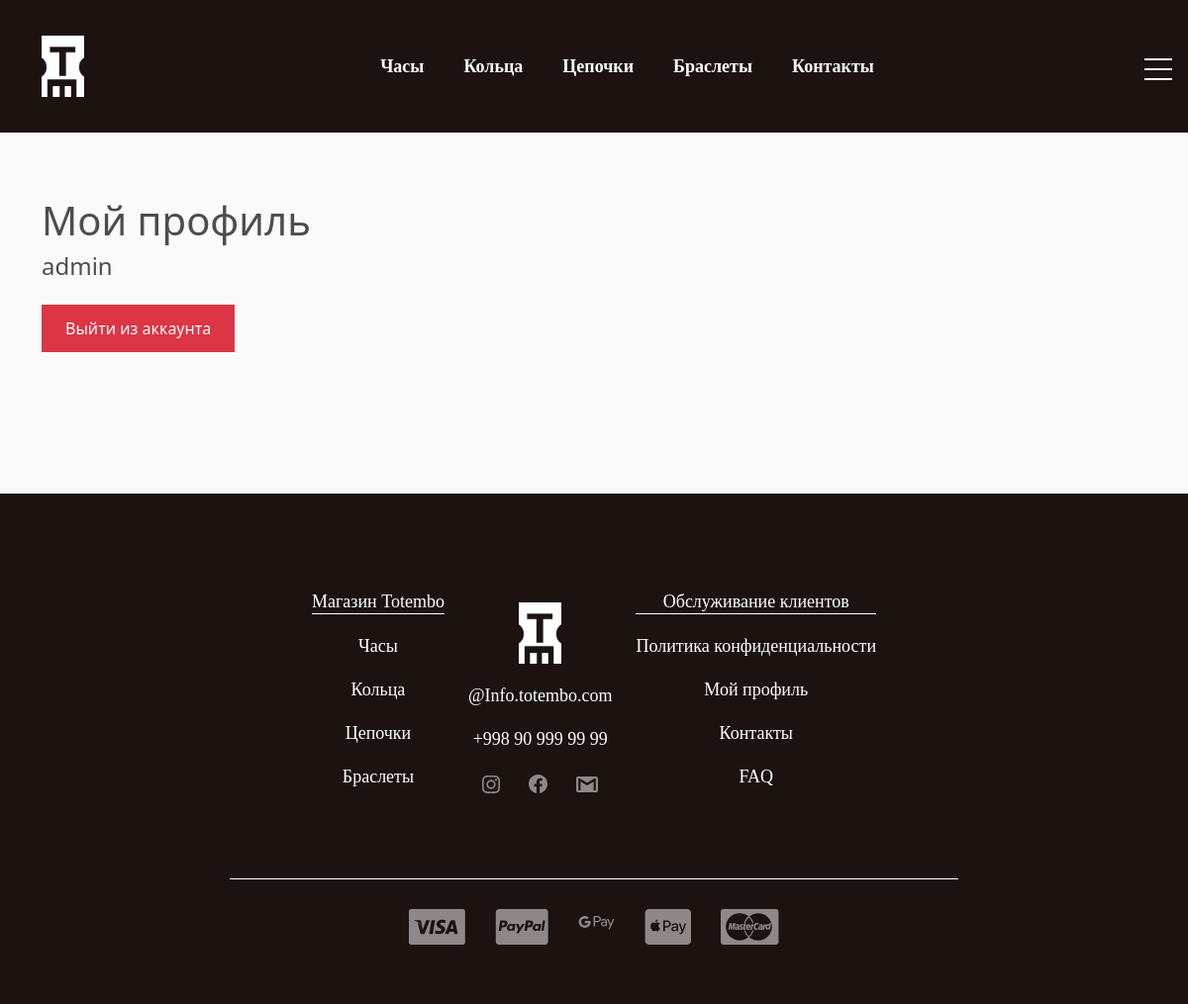
/profile/ (signed in), run on the app's committed database.
### store/models.py (models this page shows, shortened)
class Category(models.Model):
    title = models.CharField(max_length=255, unique=True, verbose_name='Название')
    def get_absolute_url(self):
        return reverse('product_list_by_category', kwargs={'pk': self.pk})
    class Meta:
        verbose_name = 'Категория'
        verbose_name_plural = 'Категории'

### store/views.py (the view)
# urls.py: path('profile/', profile, name='profile'),
def profile(request):
    return render(request, 'store/profile.html')

### store/models.py (called while the page is built)
    @property
    def cart_products_quantity(self):
        order_products = self.orderproduct_set.all()
        total = sum([product.quantity for product in order_products])
        return total

### store/templatetags/store_tags.py (called while the page is built)
@register.simple_tag()
def get_categories():
    return Category.objects.all()

@register.simple_tag()
def get_cart_product_quantity(request):
    data = get_cart_data(request)
    return data['cart_products_quantity']

### store/utils.py (called while the page is built)
def get_cart_data(request):
    if request.user.is_authenticated:
        cart = CartForAuthenticatedUser(request)
        cart_info = cart.get_cart_info()
    else:
        session_cart = CartForAnonymousUser(request)
        cart_info = session_cart.get_cart_info()
    order = cart_info['order']
    products = cart_info['products']
    cart_products_quantity = cart_info['cart_products_quantity']
    return {
        'order': order,
        'products': products,
        'cart_products_quantity': cart_products_quantity
    }

    def get_cart_info(self):
        customer, created = Customer.objects.get_or_create(
            user=self.user,
            name=self.user.username,
            email=self.user.email)
        order, created = Order.objects.get_or_create(customer=customer, complete=False)
        products = order.orderproduct_set.all()
        cart_products_quantity = order.cart_products_quantity
        return {
            'order': order,
            'products': products,
            'cart_products_quantity': cart_products_quantity
        }

### store/templates/store/profile.html (shortened to what this page needs)
{% extends 'base.html' %}
{% block main %}
<div class="container" style="height: 300px">
    <h1>Мой профиль</h1>
    <h4>{{ request.user.username }}</h4>
    <a class="btn btn-danger" href="{% url 'logout' %}">Выйти из аккаунта</a>
</div>
{% endblock main %}

### templates/components/_header_nav.html (shortened to what this page needs)
{% load store_tags %}
{% get_categories as categories %}
<ul class="header_nav-menu d-flex justify-content-center flex-wrap text-center {% if 'category' in request.path %} border-dark {% endif %}">
    {% for category in categories %}
    <li class="header_nav-item">
        <a class="header_nav-link " href="{{ category.get_absolute_url }}">{{ category.title }}</a>
    </li>
    {% endfor %}
    <li class="header_nav-item mt-3 mt-lg-0">
        <a class="header_nav-link " href="#">Контакты</a>
    </li>
</ul>

### templates/components/_footer_nav_item.html
{% load store_tags %}
{% get_categories as categories %}
<ul class="">
    <li class="footer_nav-item_header">
        <a class="footer_nav-link_header" href="">Магазин Totembo</a>
    </li>
    {% for category in categories %}
    <li class="footer_nav-item">
        <a class="footer_nav-link" href="{{ category.get_absolute_url }}">{{ category.title }}</a>
    </li>
    {% endfor %}
</ul>

### static/css/style.css (style rules this page uses)
ul, li { padding: 0; margin: 0; }
a, li { text-decoration: none; list-style: none; }
.header_nav-item { list-style: none; }
.header_nav-link { font-family: Montserrat; font-weight: 600; font-size: 18px; color: #fff; line-height: 22px; margin: 0 20px; text-decoration: none; }
.header_nav-menu { padding: 55px 0; }
.btn { display: inline-block; border: none; color: #fff; padding: 0.75rem 1.5rem; margin-top: 1rem; transition: opacity 1s ease-in-out; text-decoration: none; }
.footer_nav-item_header { border-bottom: 1px solid white; }
.footer_nav-item { margin-top: 20px; }
.footer_nav-link { font-family: Montserrat; font-weight: 300; font-size: 18px; line-height: 22px; color: #FFFFFF; }
.footer_nav-link_header { font-family: Montserrat; font-weight: 500; font-size: 18px; line-height: 22px; color: #FFFFFF; }

### static/store/css/additional_style.css (style rules this page uses)
body { background-color: hsl(0, 0%, 98%); }
h1,h2,h3,h4,h5,h6 { color:hsl(0, 0%, 30%); }
.btn { border-radius: 0; }

### data on the page
Category: title "Часы"
Category: title "Кольца"
Category: title "Цепочки"
Category: title "Браслеты"

### other printed values
{{ request.user.username }} "admin"
